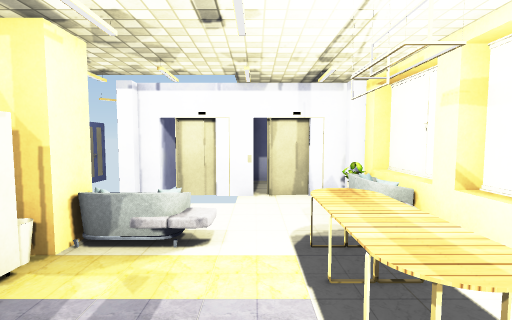
view 1 (above)

13 first-person views from a walk through a 3-D level made in the Unity game engine. The camera is 1.2 m above the floor, tilts 4° down and sees 85° across. The floor is counted in squares, 1 m on a side. Each view is taken from the middle of a square. On the plan, view 1 faces up. The plan holds only what a view shows up to about 13 squares ahead; the rest is blank. The place goes on beyond the plan. Some surface patterns are stand-ins.

view 2
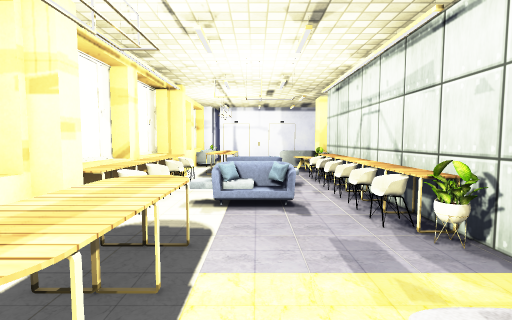

view 3
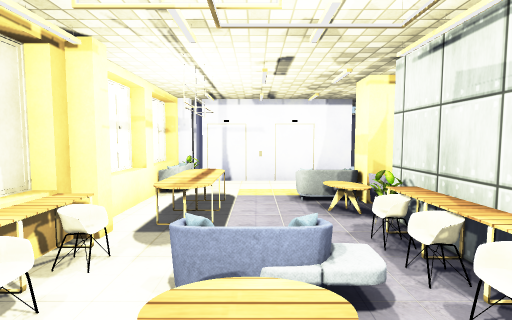

view 4
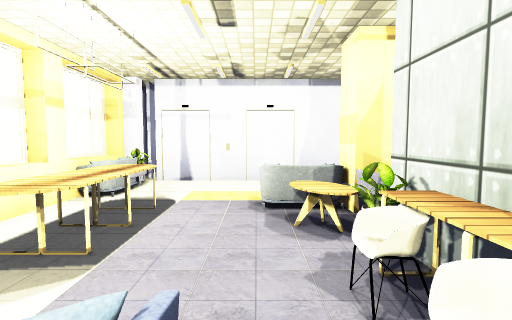

view 5
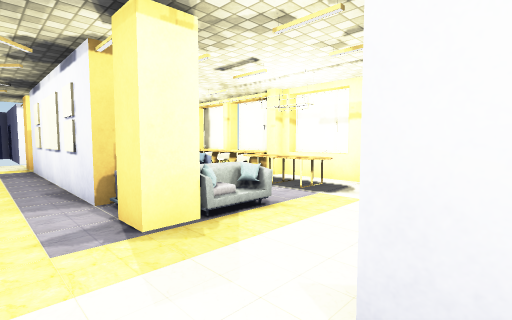

view 6
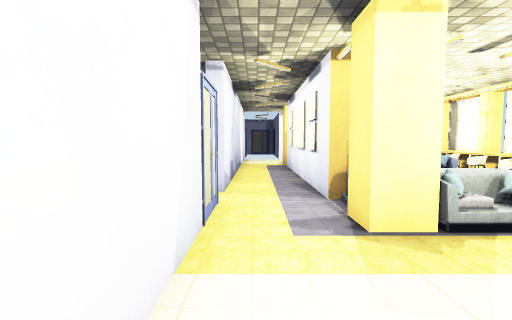

view 7
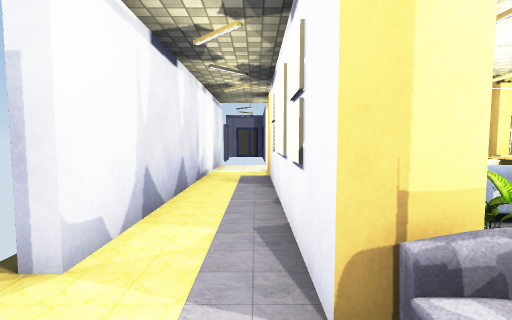

view 8
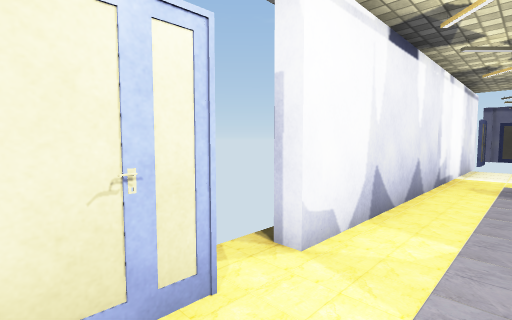

view 9
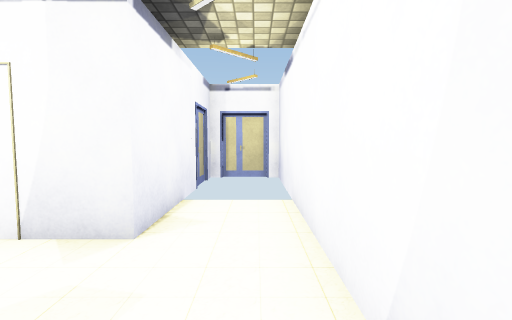

view 10
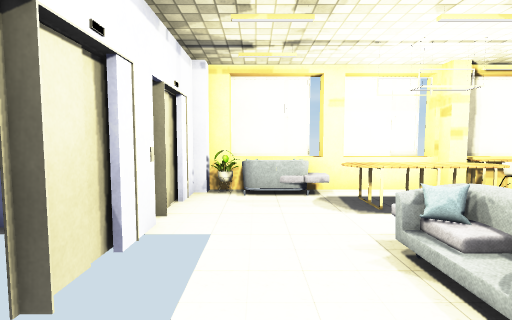

view 11
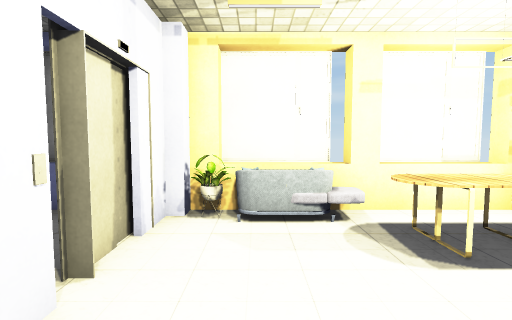

view 12
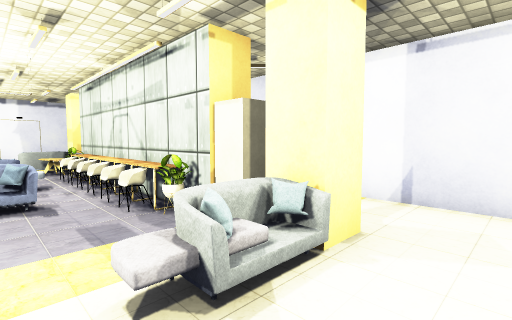

view 13
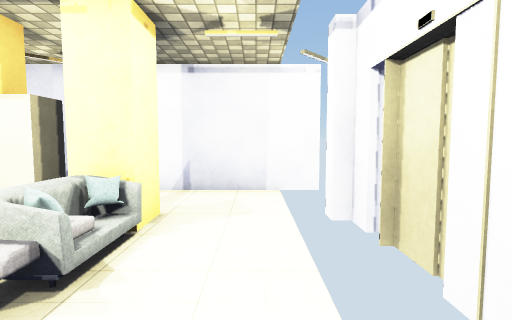

### Floor plan
Points are (right, up) in squares from view 1. A wall is a line through its corners. A room is listed if a view was taken in it or the views show most of it. See-through windows are left out.
Room 1 (views 1, 2, 3, 4, 5, 6, 7, 8, 9, 10, 11, 12, 13)
walls: (3.2, -2.6) (3.2, -1.7) (2.8, -1.7) (2.8, 0.6); (3.2, -1.2) (3.2, 0.6); (2.8, 1.5) (2.8, 6.5); (-5.7, 0.5) (-5.7, -3.6); (3.2, 1.7) (3.2, 3.9); (-3.4, 3.1) (-2.6, 3.1) (-2.6, -5.3) (-3.5, -5.3) (-3.5, 2.4); (-5.7, -5.6) (-5.7, -13.5); (3.2, -7.1) (3.2, -4.9); (2.8, -8.6) (2.8, -4.5); (3.2, 4.6) (3.2, 6.5); (3.2, -9.5) (3.2, -8.1); (-1.4, 7.4) (-2.2, 7.4); (0, 7.4) (-1.1, 7.4); (-2.6, 7.4) (-3.1, 7.4); (-0.9, 7.6) (-1.5, 7.6); (1.1, 7.4) (0.2, 7.4); (1.7, 7.6) (0.2, 7.6); (2.5, 7.4) (1.4, 7.4); (-5.7, 7.2) (-5.7, 1.5); (-3.5, -13.5) (-3.5, -10.3) (2, -10.3)
low walls: (2.8, -2.6) (2.8, -1.9)
objects: column (-6, -4); column (-6, 1); painting (-4, -4); painting (-4, -2); other object (-4, 1); column (-3, -7); armchair (-3, -6); column (-3, 4); column (-3, 7); table (-2, -6); other object (-2, -5); chair (-2, -4); chair (-2, -3); chair (-2, -2); chair (-2, -1); chair (-2, 0); flowerpot (-2, 2); flower (-2, 3); sofa (-2, 4); sofa (-1, -7); flower (-1, -5); sofa (0, -3) to (1, -2); table (0, -1) to (1, -1); table (1, -7) to (2, -5); sofa (1, 0); table (1, 2) to (2, 4); other object (2, -10); sofa (2, -9) to (2, -8); chair (2, -3); chair (2, -2); chair (2, -1); table (2, 0); sofa (2, 5); flower (2, 6); column (2, 7); column (3, -10); column (3, -4); table (3, -3); column (3, 1); flowerpot (3, 7)

Where each view was taken, in squares from view 1:
view 1: 0 up, 0 right, facing up
view 2: 5 up, 0 right, facing down
view 3: 0 up, 0 right, facing down
view 4: 2 down, 1 left, facing down
view 5: 11 down, 5 left, facing up-right
view 6: 11 down, 5 left, facing up
view 7: 7 down, 4 left, facing up
view 8: 7 down, 4 left, facing up-left
view 9: 7 down, 5 left, facing down
view 10: 6 up, 4 left, facing right
view 11: 6 up, 2 left, facing right
view 12: 6 up, 0 right, facing down-left
view 13: 6 up, 1 right, facing left
